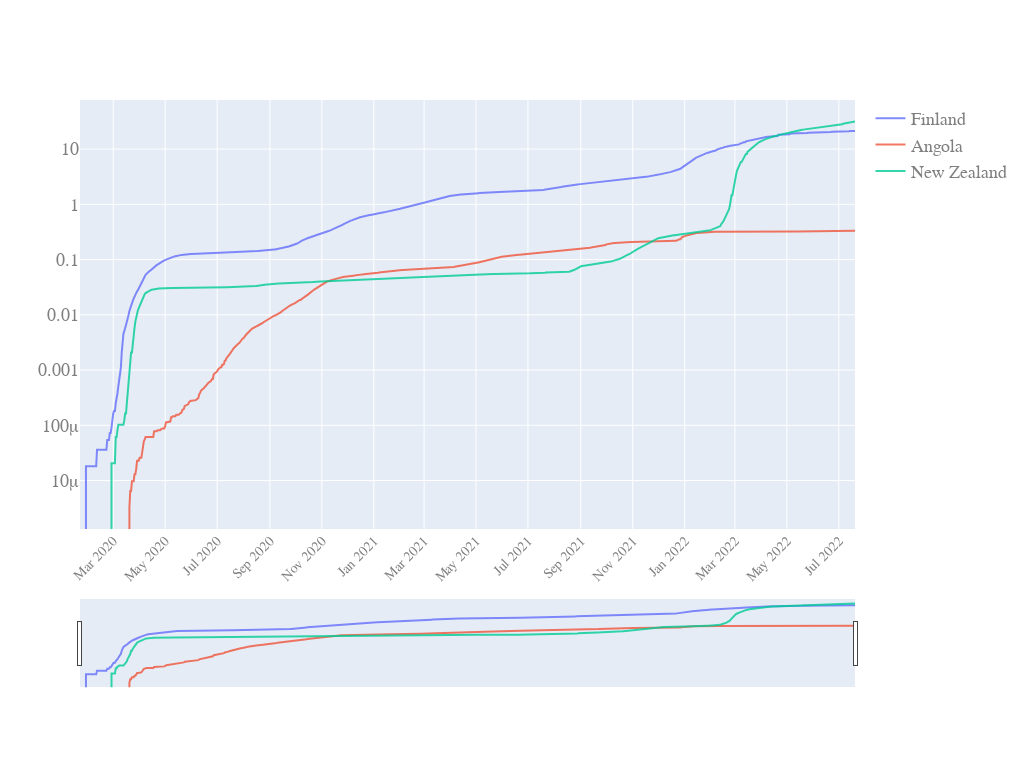

Notebook cell for this chart:
### Code cell
quick_plot(df_analyse.date,
           df_analyse.iloc[:,1:],
           y_scale='log',
           slider=True)

### Figure 1 — Plotly figure (JSON) as saved in the notebook; plotly's stock layout.template omitted (floating-point values rounded to 4 significant figures; data arrays with more than 128 entries replaced by an {"elided": "..."} marker saying what was removed)
{"data": [{"name": "Finland", "opacity": 0.8, "type": "scatter", "x": {"elided": "911 str values"}, "y": {"elided": "911 float values"}}, {"name": "Angola", "opacity": 0.8, "type": "scatter", "x": {"elided": "911 str values"}, "y": {"elided": "911 float values"}}, {"name": "New Zealand", "opacity": 0.8, "type": "scatter", "x": {"elided": "911 str values"}, "y": {"elided": "911 float values"}}], "layout": {"autosize": true, "font": {"color": "#7f7f7f", "family": "PT Sans, monospace", "size": 18}, "height": 768, "width": 1024, "xaxis": {"nticks": 20, "rangeslider": {"visible": true}, "tickangle": -45, "tickfont": {"color": "#7f7f7f", "size": 14}}, "yaxis": {"type": "log"}}}
